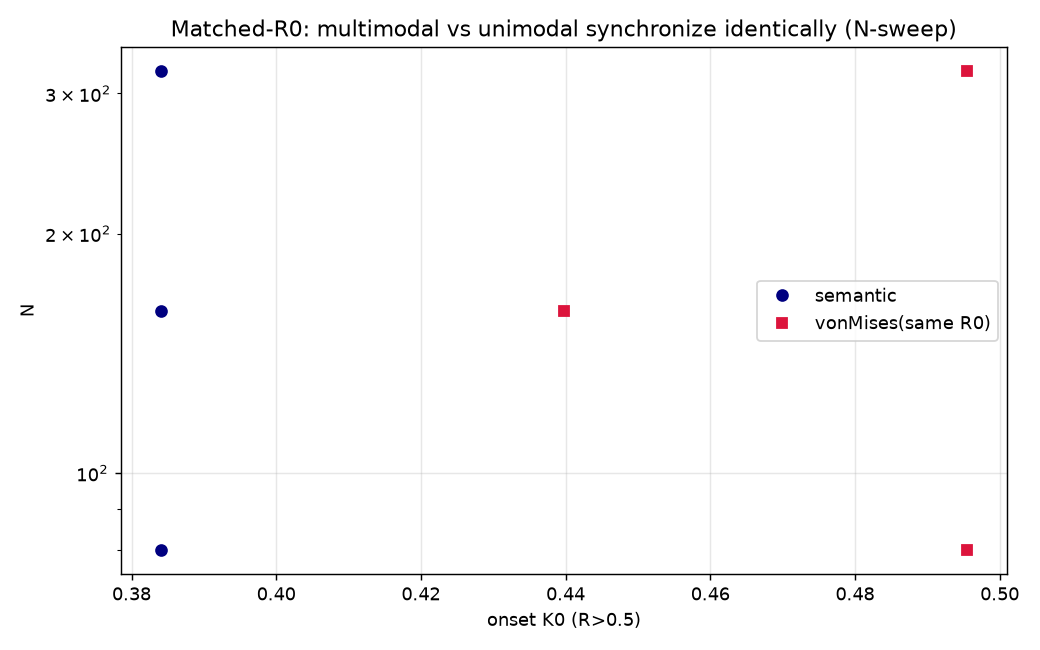

Generate this figure with Python:
# Corroborate across N: matched-R0 control, multimodal vs unimodal.
import os, json, math
import numpy as np
import matplotlib
matplotlib.use('Agg')
import matplotlib.pyplot as plt

CLUSTERS8 = (np.array([0.0,0.785,1.571,2.356,3.927,4.712,5.498,6.283])) % (2*math.pi)

def make_semantic(N, rng):
    return np.tile(CLUSTERS8, N//8+1)[:N].astype(float)
def make_vonmises(N, rng, kappa):
    return rng.vonmises(0.0, kappa, N)
def R0_of(th):
    return np.abs(np.mean(np.exp(1j*th)))

def batch(th0fn, N, K0, nseed, alpha=0.6, dt=0.02, nsteps=350, seed=0):
    rng = np.random.RandomState(seed)
    th = np.array([th0fn(N, rng) for _ in range(nseed)])
    for _ in range(nsteps):
        z = np.mean(np.exp(1j*th), axis=1)
        R = np.abs(z); psi = np.angle(z)
        sin = np.sin(psi[:,None]-th)
        K = K0*(R**alpha)[:,None]
        th = th + dt*((K/N)*(N*R[:,None]*sin))
    return np.abs(np.mean(np.exp(1j*th), axis=1)).mean()

rng_t = np.random.RandomState(1)
sem_R0 = np.mean([R0_of(make_semantic(80, rng_t)) for _ in range(300)])
target = sem_R0
ks = np.linspace(0.2, 4.0, 200)
vm_R0 = np.array([np.mean([R0_of(make_vonmises(80, rng_t, k)) for _ in range(15)]) for k in ks])
kappa = ks[np.argmin(np.abs(vm_R0-target))]

Ns = [80, 160, 320]
Kgrid = np.linspace(0.05, 2.5, 45)
NSEED = 8
conds = {'A_semantic': lambda N,r: make_semantic(N,r),
         'B_vonMises': lambda N,r: make_vonmises(N,r,kappa)}
rows = []
for N in Ns:
    entry = {'N': N}
    for name, f in conds.items():
        rngN = np.random.RandomState(7)
        Rmat = np.zeros((NSEED, len(Kgrid)))
        R0s = []
        for k, K0 in enumerate(Kgrid):
            Rmat[:, k] = batch(f, N, K0, NSEED, seed=rngN.randint(10**9))
            if k == 0:
                R0s.append(np.mean([R0_of(f(N, rngN)) for _ in range(NSEED)]))
        Rm = Rmat.mean(0)
        idx = np.where(Rm > 0.5)[0]
        onset = float(Kgrid[idx[0]]) if len(idx) else float('nan')
        entry[name] = {'R0': float(np.mean(R0s)), 'onset': onset}
    rows.append(entry)
    print('N=%3d  semantic onset=%.2f(R0=%.2f)  vonMises onset=%.2f(R0=%.2f)' % (
        N, entry['A_semantic']['onset'], entry['A_semantic']['R0'],
        entry['B_vonMises']['onset'], entry['B_vonMises']['R0']))

here = os.path.dirname(os.path.abspath(__file__))
json.dump({'semantic_R0_target': sem_R0, 'kappa': float(kappa),
           'Kgrid': Kgrid.tolist(), 'rows': rows},
          open(os.path.join(here,'ecosystem_kuramoto9_result.json'),'w'), indent=2)

fig, ax = plt.subplots(figsize=(8,5))
for entry in rows:
    ax.plot(entry['A_semantic']['onset'], entry['N'], 'o', color='navy', label='semantic' if entry['N']==rows[0]['N'] else None)
    ax.plot(entry['B_vonMises']['onset'], entry['N'], 's', color='crimson', label='vonMises(same R0)' if entry['N']==rows[0]['N'] else None)
ax.set_yscale('log'); ax.set_ylabel('N'); ax.set_xlabel('onset K0 (R>0.5)')
ax.set_title('Matched-R0: multimodal vs unimodal synchronize identically (N-sweep)')
ax.legend(); ax.grid(alpha=0.3); fig.tight_layout()
f = os.path.join(here,'ecosystem_kuramoto9_matched_R0.png')
fig.savefig(f, dpi=130); print('saved', f)
